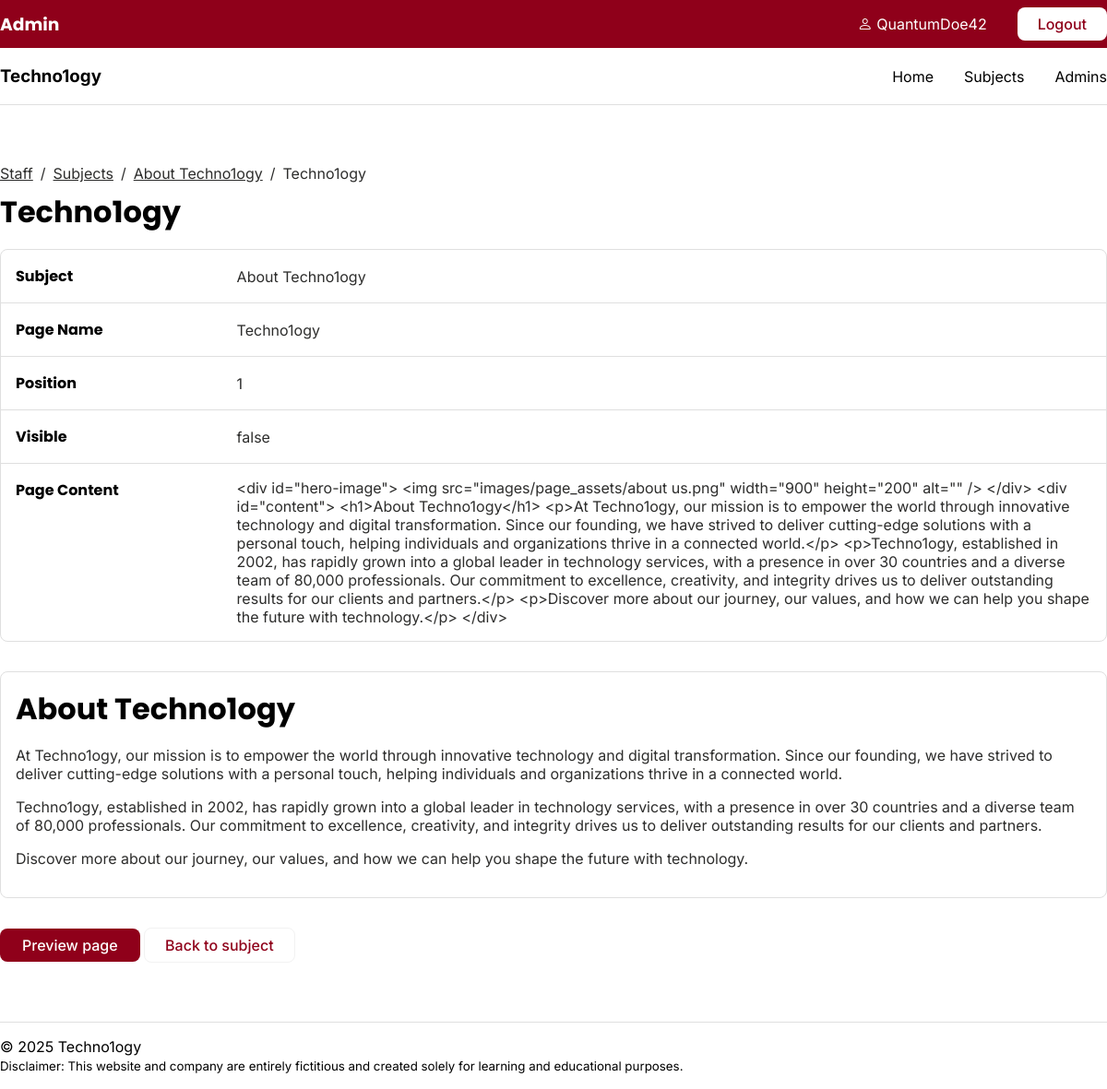
The app's page /staff/pages/show.php (signed in) with its own data.
### tables this page shows
CREATE TABLE `subjects` (
  `id` int(11) NOT NULL,
  `menu_name` varchar(255) DEFAULT NULL,
  `position` int(3) DEFAULT NULL,
  `visible` tinyint(1) DEFAULT NULL
);

CREATE TABLE `pages` (
  `id` int(11) NOT NULL,
  `subject_id` int(11) DEFAULT NULL,
  `menu_name` varchar(255) DEFAULT NULL,
  `position` int(3) DEFAULT NULL,
  `visible` tinyint(1) DEFAULT NULL,
  `content` text DEFAULT NULL
);

### private/functions.php (called while the page is built, shortened)
<?php
function url_for($script_path) {
    return WWW_ROOT . $script_path;
}
function u($string="") {
    return urlencode($string);
}
function h($string="") {
    return htmlspecialchars($string);
}
?>

### private/query_functions.php (called while the page is built, shortened)
<?php
function find_subject_by_id($id) {
    global $db;
    $sql = "SELECT * FROM subjects ";
    $sql .= "WHERE id='" . db_escape($db, $id) . "'";
    $result = mysqli_query($db, $sql);
    $subject = mysqli_fetch_assoc($result);
    return $subject;
}
function find_page_by_id($id, $options=[]) {
    global $db;
    $visible = $options['visible'] ?? false;
    $sql = "SELECT * FROM pages ";
    $sql .= "WHERE id='" . db_escape($db, $id) . "' ";
    $result = mysqli_query($db, $sql);
    $page = mysqli_fetch_assoc($result);
    return $page;
}
?>

### private/database.php (called while the page is built, shortened)
<?php
function db_escape($connection, $string) {
    return mysqli_real_escape_string($connection, $string);
}
?>

### public/staff/pages/show.php (the view, shortened to what this page needs)
<?php
include(SHARED_PATH . '/staff_navigation.php');
$id = isset($_GET['id']) ? $_GET['id']: '1';
$page = find_page_by_id($id);
$subject = find_subject_by_id($page['subject_id']);
?>
<div class="section_show">
    <div class="bread_crumb">
        <a href="<?php echo url_for('/staff/index.php')?>">Staff</a>
        <p>/</p>
        <a href="<?php echo url_for(script_path: '/staff/subjects/index.php')?>">Subjects</a>
        <p>/</p>
        <a href="<?php echo url_for(script_path: '/staff/subjects/show.php?id=' . h(u($id)))?>"><?php echo h($subject['menu_name']);?></a>
        <p>/</p>
        <p><?php echo h($page['menu_name']);?></p>
    </div>
    <h1><?php echo h($page['menu_name']); ?></h1>
    <table class="list section_attributes">
        <tr>
            <th style="width: 20%">Subject</th>
            <td style="width: 80%"><?php echo h($subject['menu_name']);?></td>
        </tr>
        <tr>
            <th>Page Name</th>
            <td><?php echo h($page['menu_name']);?></td>
        </tr>
        <tr>
            <th>Position</th>
            <td><?php echo h($page['position']);?></td>
        </tr>
        <tr>
            <th>Visible</th>
            <td><?php echo h($page['visible'] == '1' ? 'true' : 'false');?></td>
        </tr>
        <tr>
            <th>Page Content</th>
            <td><?php echo h($page['content']);?></td>
        </tr>
    </table>
    <div class="preview_box" id="content">
        <?php
        $allowed_tags = '<h1><h2><p><br><strong><em><ul><li><a>';
        echo strip_tags($page['content'], $allowed_tags);
        ?>
    </div>
    <div id="section_button">
        <a class="button_primary" href="<?php echo url_for('/index.php?id=' . h(u($page['id'])) . '&preview=true'); ?>" target="_blank">Preview page</a>
        <a href="<?php echo url_for('/staff/subjects/show.php?id=' . h(u($subject['id'])));?>" class="button_secondary">Back to subject</a>
    </div>
</div>
<?php include(SHARED_PATH . '/staff_footer.php'); ?>

### public/stylesheets/staff.css (style rules this page uses)
.list { width: 100%; border: 1px solid var(--border_color); border-radius: 8px; border-collapse: separate; border-spacing: 0; }
.list td, .list th { padding: 16px; text-align: left; border: none; border-bottom: 1px solid var(--border_color); }
.list tr:last-child td, .list tr:last-child th { border-bottom: none; }
.list th { align-content: start; }
.list td { color: var(--paragraph_color); }
.section_show { margin: auto; width: 1080px; }
.section_show h1 { margin-bottom: 16px; }
.section_attributes { margin-bottom: 32px; }

### public/stylesheets/all.css (style rules this page uses)
:root { --main_color: #8f001a; --main_color_light: #f2f2f2; --border_color: #dfdfdf; --paragraph_color: #2d2d2c; --button_pri: var(--main_color); --button_pri_hover: #7b0016; --main_font: Inter, Poppins, Arial, Helvetica, sans-serif; --heading_font: Poppins, Arial, Helvetica, sans-serif; }
* { font-family: var(--main_font); margin: 0; padding: 0; }
h1, h2, h3, h4, h5, h6, th { font-family: var(--heading_font); }
p, a { font-family: var(--main_font); color: var(--paragraph_color); }
.button_primary { background-color: var(--button_pri); border-radius: 8px; padding: 8px 24px; text-decoration: none; color: white; transition: 100ms; border: none; display: inline-block; font: var(--main_font); font-weight: 500; }
.button_secondary { background-color: white; border: 1px solid var(--main_color_light); border-radius: 8px; padding: 8px 22px; text-decoration: none; color: var(--main_color); transition: 100ms; display: inline-block; font: var(--main_font); font-weight: 500; }
a { color: var(--paragraph_color); text-decoration: underline; }
h1 { margin-bottom: 32px; }
.bread_crumb { margin-bottom: 8px; display: flex; gap: 8px; }
.preview_box { border: 1px solid var(--border_color); border-radius: 8px; padding: 16px; margin-bottom: 32px; }
#content h1 { margin-bottom: 16px; }
#content p { margin-bottom: 16px; }

### public/stylesheets/smallscreen.css (style rules this page uses)
@media screen and (max-width: 1250px) { .section_show { width: 100%; } }

### records on screen
subjects: menu_name "About Techno1ogy"
pages: menu_name "Techno1ogy", position "1", visible "false", content "<div id=\"hero-image\"> <img src=\"images/page_assets/about us.png\" width=\"900\" height=\"200\" alt=\"\" /> </div> <div id=\"content\"> <h1>About Techno1ogy</h1> <p>At Techno1ogy, our mission is to empower the world through innovative technology and digital transformation. Since our founding, we have strived to deliver cutting-edge solutions with a personal touch, helping individuals and organizations thrive in a connected world.</p> <p>Techno1ogy, established in 2002, has rapidly grown into a global leader in technology services, with a presence in over 30 countries and a diverse team of 80,000 professionals. Our commitment to excellence, creativity, and integrity drives us to deliver outstanding…", content "About Techno1ogy At Techno1ogy, our mission is to empower the world through innovative technology and digital transformation. Since our founding, we have strived to deliver cutting-edge solutions with a personal touch, helping individuals and organizations thrive in a connected world. Techno1ogy, established in 2002, has rapidly grown into a global leader in technology services, with a presence in over 30 countries and a diverse team of 80,000 professionals. Our commitment to excellence, creativity, and integrity drives us to deliver outstanding results for our clients and partners. Discover more about our journey, our values, and how we can help you shape the future with technology."

### other values on screen
$_SESSION['username'] "QuantumDoe42"
